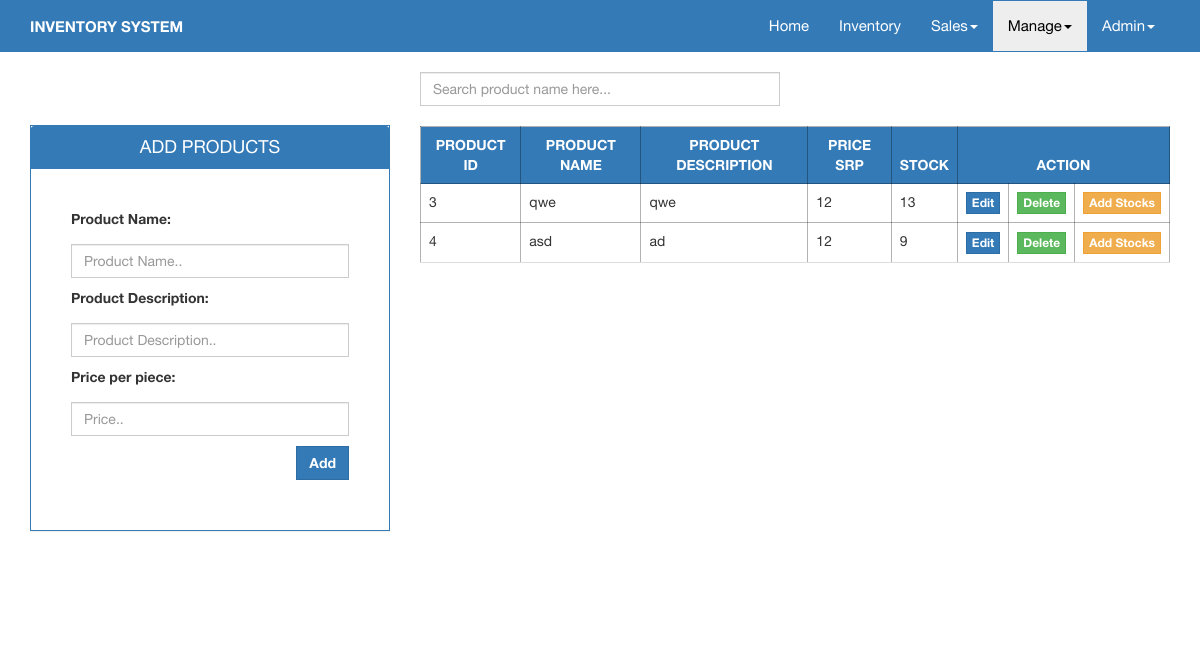
The app's page /admin/viewProducts.php (signed in) with its own data.
### tables this page shows
CREATE TABLE IF NOT EXISTS `tbl_stock` (
`id` int(11) NOT NULL,
  `product_id` int(11) NOT NULL,
  `stock_qty` int(11) NOT NULL,
  `purchase_price` double NOT NULL
);

CREATE TABLE IF NOT EXISTS `tbl_products` (
`id` int(11) NOT NULL,
  `product_name` varchar(255) NOT NULL,
  `product_desc` varchar(255) NOT NULL,
  `price` varchar(32) NOT NULL
);

### admin/viewProducts.php (the view, shortened to what this page needs)
<?php
include '../header.php';
include '../connection/connect.php';
?>
<div class="container-fluid">
    <div class="row">
        <div class="col-lg-4 col-md-4 col-sm-3">
            <div class="panel panel-primary margin-top50">
                <div class="panel-heading">
                    <h4 class="text-center">ADD PRODUCTS</h4>
                </div>
                <div class="panel-body">
                   <form method="post" action="<?= URL ?>functions/add.php">
                       <p><label>Product Name: </label></p>
                       <p><input type="text" name="product_name" class="form-control" placeholder="Product Name.."></p>
                       <p><label>Product Description: </label></p>
                       <p><input type="text" name="product_desc" class="form-control" placeholder="Product Description.."></p>
                       <p><label>Price per piece: </label></p>
                       <p><input type="text" name="price" class="form-control" placeholder="Price.."></p>
                       <p align="right"><input type="submit" name="addProduct" class="btn btn-primary" value="Add"></p>
                   </form>
                </div>
            </div>
        </div>
        <div class="col-md-8 col-md-8 col-sm-9 outer-wrapper">
            <div class="row">
                <div class="col-md-6">
                    <form class="">
                        <input type="search" id="myInput" onkeyup="search()" class="form-control" placeholder="Search product name here...">
                    </form>
                </div>
            </div>
            <br>
            <div class="scroll">
                <table class="table table-hover table-bordered" id="myTable">
                    <thead>
                    <tr>
                        <th>PRODUCT ID</th>
                        <th>PRODUCT NAME</th>
                        <th>PRODUCT DESCRIPTION</th>
                        <th>PRICE SRP</th>
                        <th class="">STOCK</th>
                        <th colspan="3" class="text-center">ACTION</th>
                    </tr>
                    <tbody>
                    <tr>
                        <?php
                        $sql = mysqli_query($conn,"SELECT tbl_products.*, tbl_stock.stock_qty FROM tbl_products LEFT JOIN tbl_stock ON tbl_products.id = tbl_stock.product_id");
                        while ($row = mysqli_fetch_array($sql)){
                            echo "<td>" . $row['id'] . "</td>";
                            echo "<td>" . $row['product_name'] . "</td>";
                            echo "<td>" . $row['product_desc'] . "</td>";
                            echo "<td>" . $row['price'] . "</td>";
                            echo "<td>" . $row['stock_qty'] . "</td>";
                            echo "<td><a href = '../functions/edit.php?prod_id=".$row['id']."' name = 'prod_edit' class = 'btn btn-xs btn-primary'>Edit</a></td>";
                            echo "<td><a href = '../functions/delete.php?prod_id=".$row['id']." ' name = 'prod_delete' class = 'btn-xs btn btn-success'>Delete</a></td>";
                            echo "<td><a href = '../functions/stocks.php?prod_id=".$row['id']." ' name = 'prod_delete' class = 'btn-xs btn btn-warning '>Add Stocks</a></td></tr><tr>";
                        }
                        ?>
                    </tr>
                    </tbody>
                    </thead>
                </table>
            </div>
        </div>
    </div>
</div>
<?php
include '../footer.php';
?>

### assets/css/main.css (style rules this page uses)
body { font-family: 'Helvetica Neue'; }
.outer-wrapper { overflow: hidden; }
.panel-heading { padding: 3px; background-color: rgba(39,173,46,0.5); }
.panel-body { padding: 40px; }
.scroll { overflow-y: scroll; height: 500px; }
tr th { background-color: #337ab7; text-align: center; color: #fff; }
table thead tr th, table tbody tr td { border: 1px solid rgba(0,0,0,0.3) !important; }
table { padding: 0px !important; }
.container-fluid { margin: 10px 30px; }
.btn { font-weight: bolder; }
.btn { border-radius: 0px; }
.margin-top50 { margin-top: 53px; }
.panel { border-radius: 0px; }
.panel-heading { padding: 1px; }
.form-control, .input-group-addon { border-radius: 0px; }

### records on screen
tbl_stock: product "3", product.product_name "qwe", product.product_desc "qwe", product.price "12", stock_qty "13"
tbl_stock: product "4", product.product_name "asd", product.product_desc "ad", product.price "12", stock_qty "9"

### other values on screen
$_SESSION['name'] "Admin"
